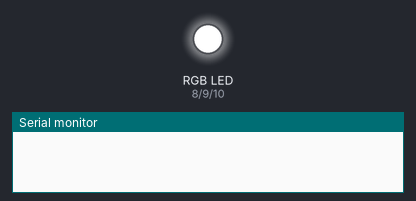
The sketch below on a simulated Arduino Uno, built with avr-gcc and run on an emulated ATmega328P. Parts: an RGB LED mixed from three pins (HIGH = lit), the last lines printed to the serial monitor.

Above: at 1.0 s.
At 5.0 s:
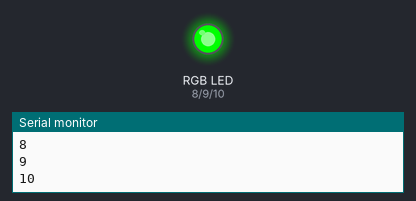
At 7.0 s:
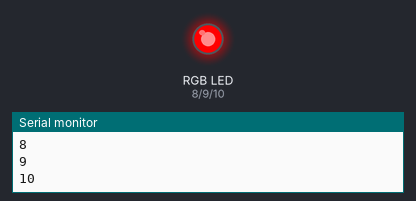
At 9.0 s:
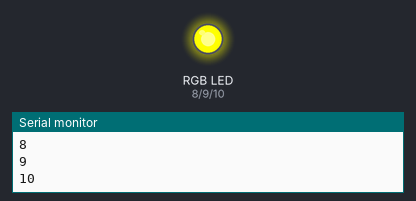
At 13.0 s:
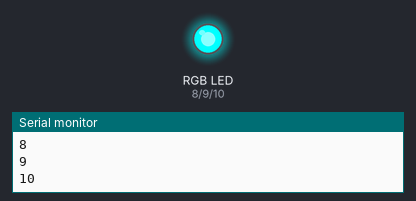
At 17.0 s:
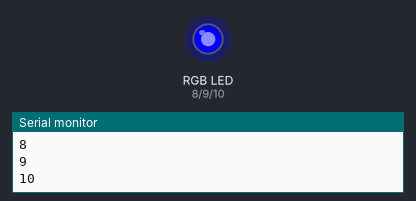
Timing chart, 0 to 18.2 s (numbered marks = the images above):
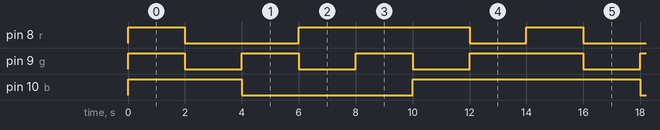

Measured:
- by itself, pin 8 (r): repeats every 14.0 s: LOW 4.0 s, HIGH 6.0 s, LOW 2.0 s, HIGH 2.0 s
- by itself, pin 9 (g): repeats every 14.0 s: 2 × (LOW 2.0 s, HIGH 2.0 s), LOW 2.0 s, HIGH 4.0 s
- by itself, pin 10 (b): repeats every 14.0 s: LOW 6.0 s, HIGH 8.0 s

The sketch:

MeuCodigoRGB.ino
```cpp
#define r 8
#define g  9
#define b  10
void setup() {
  // put your setup code here, to run once:
  pinMode(r, OUTPUT);
  pinMode(g, OUTPUT);
  pinMode(b, OUTPUT);
  Serial.begin(9600);
}

void loop() {
  // put your main code here, to run repeatedly:
  //Cor Branca
  digitalWrite(r, HIGH);
  digitalWrite(g, HIGH);
  digitalWrite(b, HIGH);
  delay(2000);
Serial.println(r);
Serial.println(g);
Serial.println(b);
  //Cor Azul
  digitalWrite(r, LOW);
  digitalWrite(g, LOW);
  digitalWrite(b, HIGH);
  delay(2000);

  //Cor Verde
  digitalWrite(r, LOW);
  digitalWrite(g, HIGH);
  digitalWrite(b, LOW);
  delay(2000);

  //Cor Vermelho
  digitalWrite(r, HIGH);
  digitalWrite(g, LOW);
  digitalWrite(b, LOW);
  delay(2000);

  //Cor Amarelo
  digitalWrite(r, HIGH);
  digitalWrite(g, HIGH);
  digitalWrite(b, LOW);
  delay(2000);

  //Cor Magenta
  digitalWrite(r, HIGH);
  digitalWrite(g, LOW);
  digitalWrite(b, HIGH);
  delay(2000);

//Cor Ciano
  digitalWrite(r, LOW);
  digitalWrite(g, HIGH);
  digitalWrite(b, HIGH);
  delay(2000);
}
```
